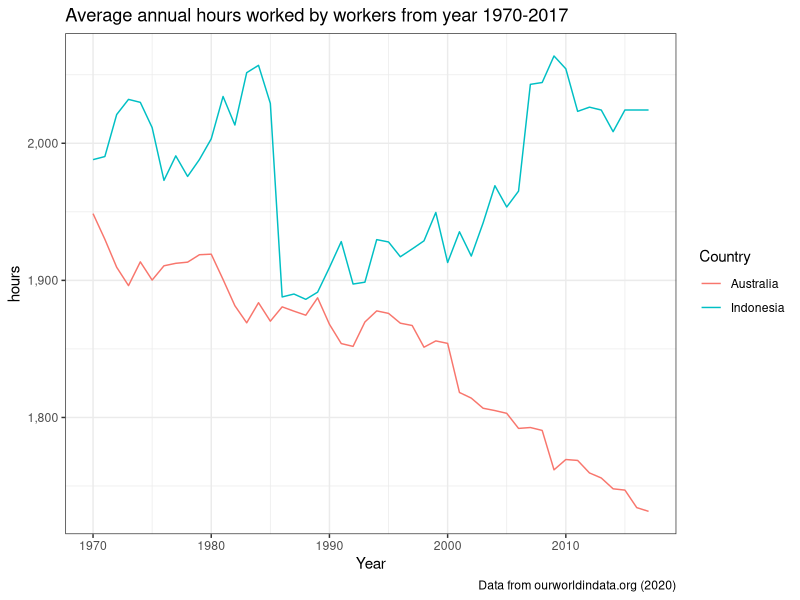
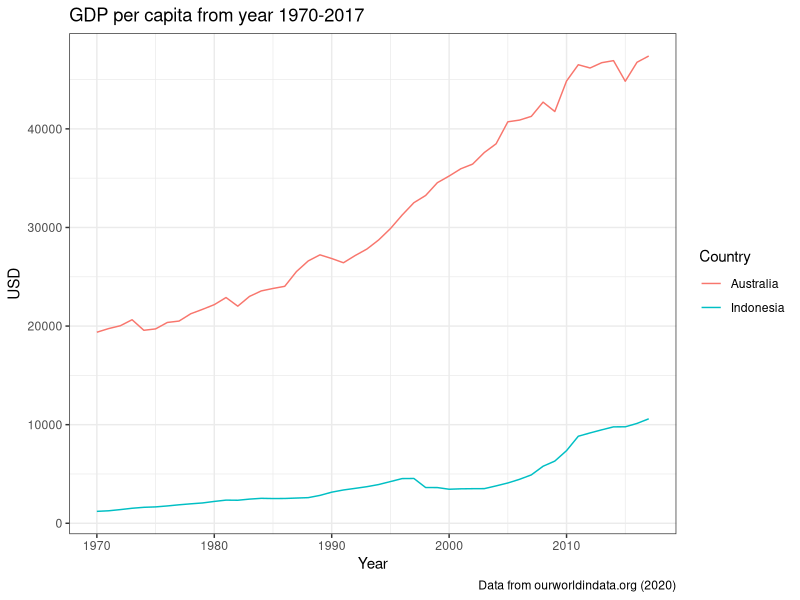

Reproduce these figures in R, in order.
## ---- chunk 1
# Libraries
library(tidyverse)
library(readr)
library(kableExtra)
library(bookdown)
library(scales)
## ---- chunk 2
Analysis_Data <- read_csv(here::here("Data/Assignment_data.csv"))
## ---- chunk 3
au_idn <- Analysis_Data %>%
  rename(Country = "Entity", 
         avh = "Average annual hours worked by persons engaged (avh) (PWT 9.1 (2019))",
         gdp = "Output-side real GDP per capita (gdppc_o) (PWT 9.1 (2019))") %>%
  select(Country, Year, avh, gdp) %>%
  filter(Country %in% c("Australia", "Indonesia"), 
         Year >=1970 & Year <=2017)
## ---- chunk 4
au_idn %>% 
  ggplot(aes(x = Year, 
             y = avh, 
             color = Country)) +
  geom_line() +
    labs(x = "Year",
         y = "hours",
         title = "Average annual hours worked by workers from year 1970-2017",
         caption = "Data from ourworldindata.org (2020)") +
  scale_y_continuous(labels = label_number(big.mark = ",")) +
  theme_bw()
  
## ---- chunk 5
au_idn %>% 
  ggplot(aes(x = Year, 
             y = gdp, 
             color = Country)) +
  geom_line()+
    labs(x = "Year",
         y = "USD",
         title = "GDP per capita from year 1970-2017" ,
         caption = "Data from ourworldindata.org (2020)")+
  theme_bw()
  
